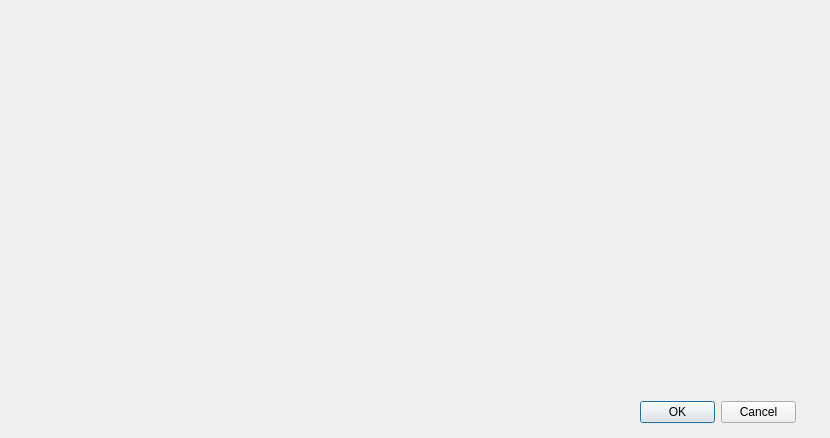
<?xml version="1.0" encoding="UTF-8"?>
<ui version="4.0">
 <class>Dialog</class>
 <widget class="QDialog" name="Dialog">
  <property name="geometry">
   <rect>
    <x>0</x>
    <y>0</y>
    <width>830</width>
    <height>438</height>
   </rect>
  </property>
  <property name="windowTitle">
   <string>Dialog</string>
  </property>
  <widget class="QDialogButtonBox" name="buttonBox">
   <property name="geometry">
    <rect>
     <x>640</x>
     <y>400</y>
     <width>156</width>
     <height>24</height>
    </rect>
   </property>
   <property name="orientation">
    <enum>Qt::Horizontal</enum>
   </property>
   <property name="standardButtons">
    <set>QDialogButtonBox::Cancel|QDialogButtonBox::Ok</set>
   </property>
  </widget>
 </widget>
 <resources/>
 <connections>
  <connection>
   <sender>buttonBox</sender>
   <signal>accepted()</signal>
   <receiver>Dialog</receiver>
   <slot>accept()</slot>
   <hints>
    <hint type="sourcelabel">
     <x>248</x>
     <y>254</y>
    </hint>
    <hint type="destinationlabel">
     <x>157</x>
     <y>274</y>
    </hint>
   </hints>
  </connection>
  <connection>
   <sender>buttonBox</sender>
   <signal>rejected()</signal>
   <receiver>Dialog</receiver>
   <slot>reject()</slot>
   <hints>
    <hint type="sourcelabel">
     <x>316</x>
     <y>260</y>
    </hint>
    <hint type="destinationlabel">
     <x>286</x>
     <y>274</y>
    </hint>
   </hints>
  </connection>
 </connections>
</ui>
